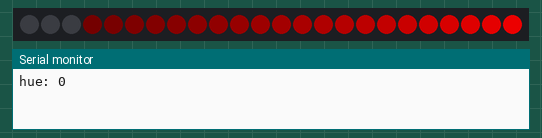
The sketch below on a simulated Arduino Uno, built with avr-gcc and run on an emulated ATmega328P. On the bench: 24 RGB LEDs in strip order, left to right, the last lines printed to the serial monitor. Dim RGB values are drawn brighter than linear.

Above: at 0.02 s.
At 4.9 s:
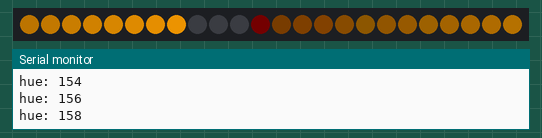
At 9.92 s:
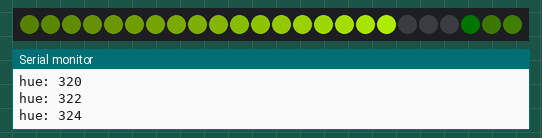
At 19.94 s:
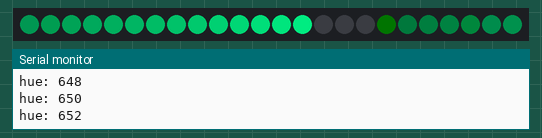
At 29.84 s:
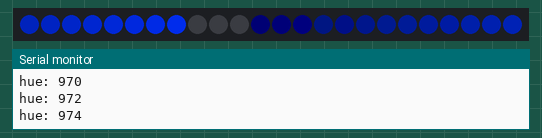
At 39.87 s:
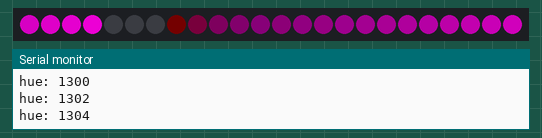

The sketch:

hsv_rainbow_circle_rotate_serial.ino
```cpp
// (licence header left out)
#include <Adafruit_NeoPixel.h>
#include "hsv.h"

// data pin
#define PIN 6
// led count
#define CNT 24
// max Hue
#define MAXHUE 256*6

int position = 0;
int hue = 0;
char output[128];

Adafruit_NeoPixel strip = Adafruit_NeoPixel(CNT, PIN, NEO_GRB + NEO_KHZ800);

void setup() {
  Serial.begin(115200);
  strip.begin();
}

void loop() {
  // hue - red
  // saturation - max
  // value - 0-255
  for (int i = 0; i < CNT; i++) {
    strip.setPixelColor((i + position) % CNT, getPixelColorHsv(i, hue, 255, strip.gamma8(i * (255 / CNT))));
  }
  strip.show();
  sprintf(output, "hue: %d", hue);
  Serial.println(output);
  position++;
  position %= CNT;
  hue += 2;
  hue %= MAXHUE;
  delay(50);
}
```

hsv.h
```cpp
uint32_t getPixelColorHsv(
  uint16_t n, uint16_t h, uint8_t s, uint8_t v) {

  uint8_t r, g, b;

  if (!s) {
    // Monochromatic, all components are V
    r = g = b = v;
  } else {
    uint8_t sextant = h >> 8;
    if (sextant > 5)
      sextant = 5;  // Limit hue sextants to defined space

    g = v;    // Top level

    // Perform actual calculations

    /*
       Bottom level:
       --> (v * (255 - s) + error_corr + 1) / 256
    */
    uint16_t ww;        // Intermediate result
    ww = v * (uint8_t)(~s);
    ww += 1;            // Error correction
    ww += ww >> 8;      // Error correction
    b = ww >> 8;

    uint8_t h_fraction = h & 0xff;  // Position within sextant
    uint32_t d;      // Intermediate result

    if (!(sextant & 1)) {
      // r = ...slope_up...
      // --> r = (v * ((255 << 8) - s * (256 - h)) + error_corr1 + error_corr2) / 65536
      d = v * (uint32_t)(0xff00 - (uint16_t)(s * (256 - h_fraction)));
      d += d >> 8;  // Error correction
      d += v;       // Error correction
      r = d >> 16;
    } else {
      // r = ...slope_down...
      // --> r = (v * ((255 << 8) - s * h) + error_corr1 + error_corr2) / 65536
      d = v * (uint32_t)(0xff00 - (uint16_t)(s * h_fraction));
      d += d >> 8;  // Error correction
      d += v;       // Error correction
      r = d >> 16;
    }

    // Swap RGB values according to sextant. This is done in reverse order with
    // respect to the original because the swaps are done after the
    // assignments.
    if (!(sextant & 6)) {
      if (!(sextant & 1)) {
        uint8_t tmp = r;
        r = g;
        g = tmp;
      }
    } else {
      if (sextant & 1) {
        uint8_t tmp = r;
        r = g;
        g = tmp;
      }
    }
    if (sextant & 4) {
      uint8_t tmp = g;
      g = b;
      b = tmp;
    }
    if (sextant & 2) {
      uint8_t tmp = r;
      r = b;
      b = tmp;
    }
  }
  return ((uint32_t)r << 16) | ((uint32_t)g << 8) | b;
}
```
